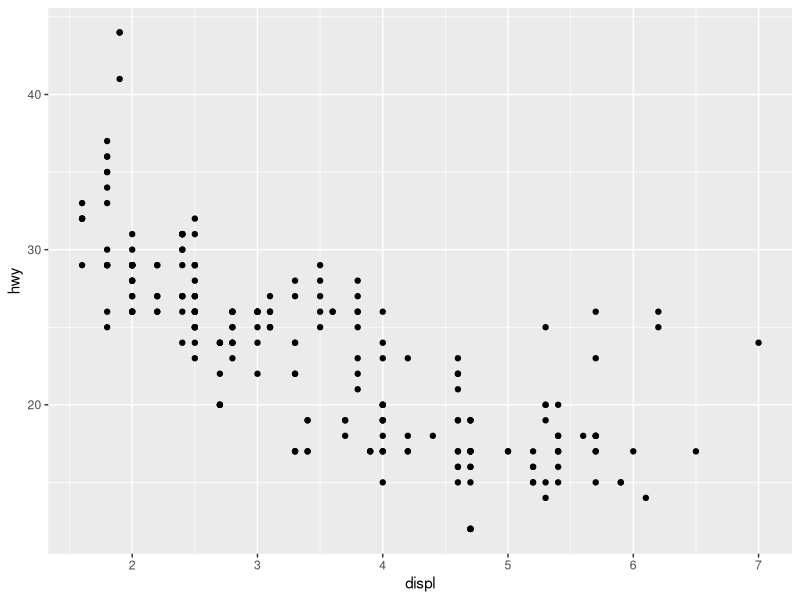
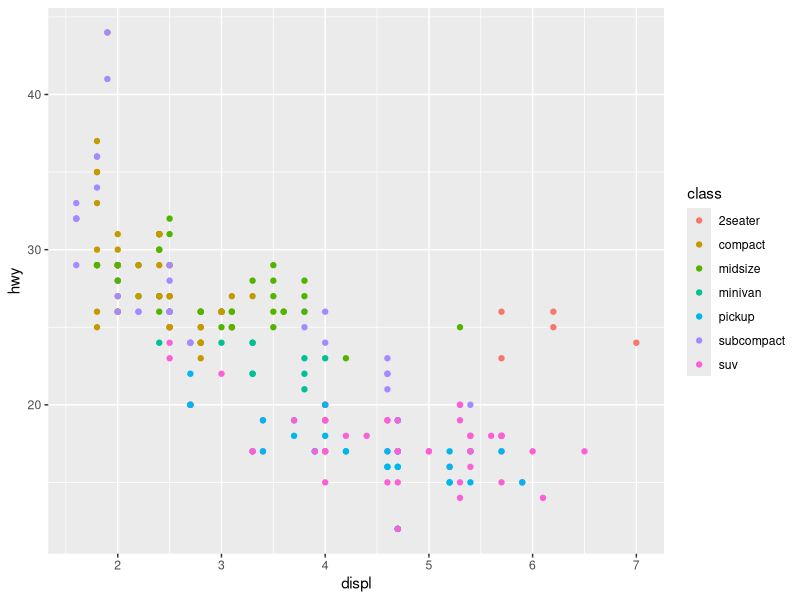
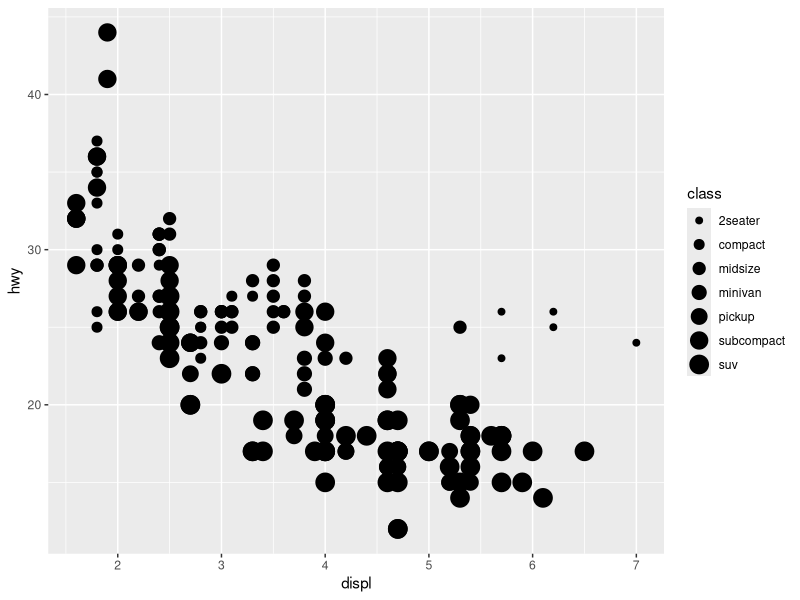
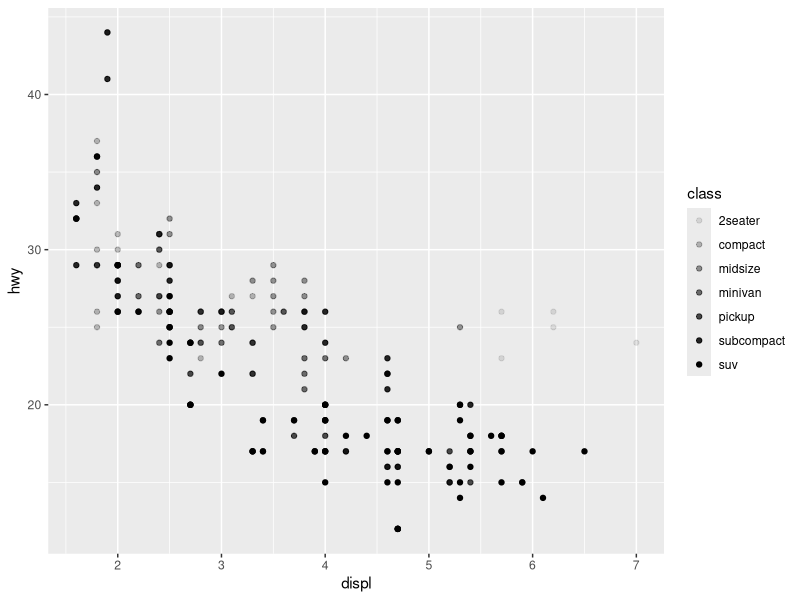
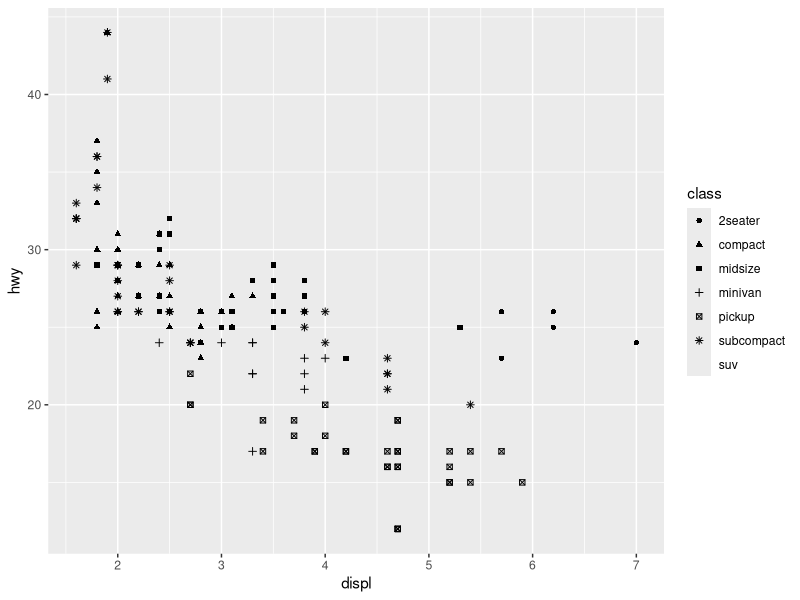
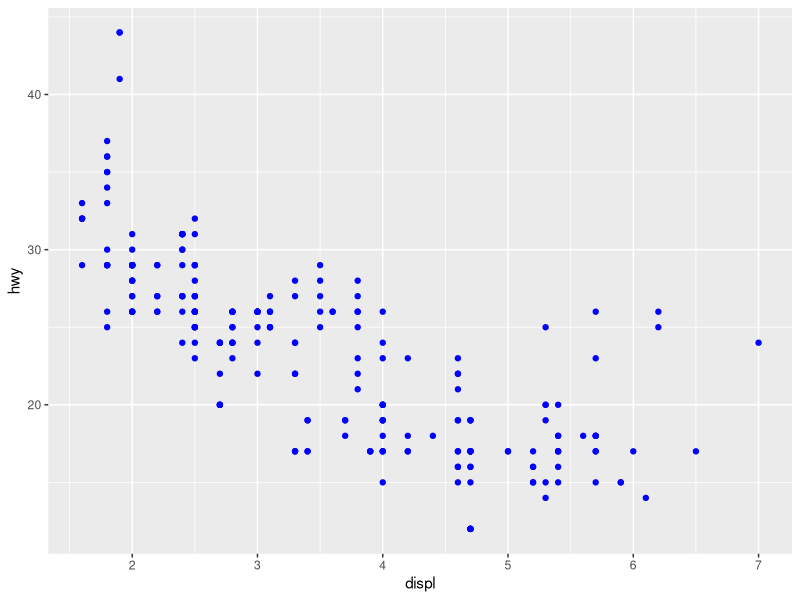
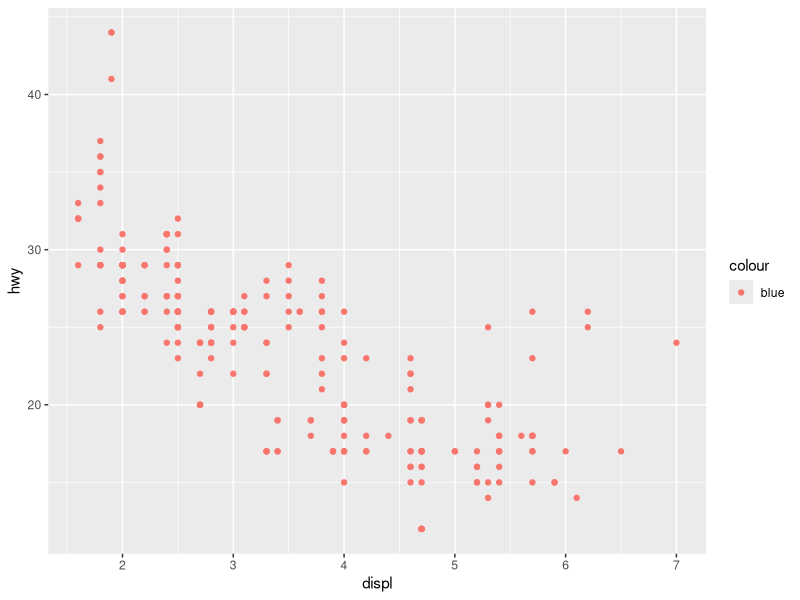
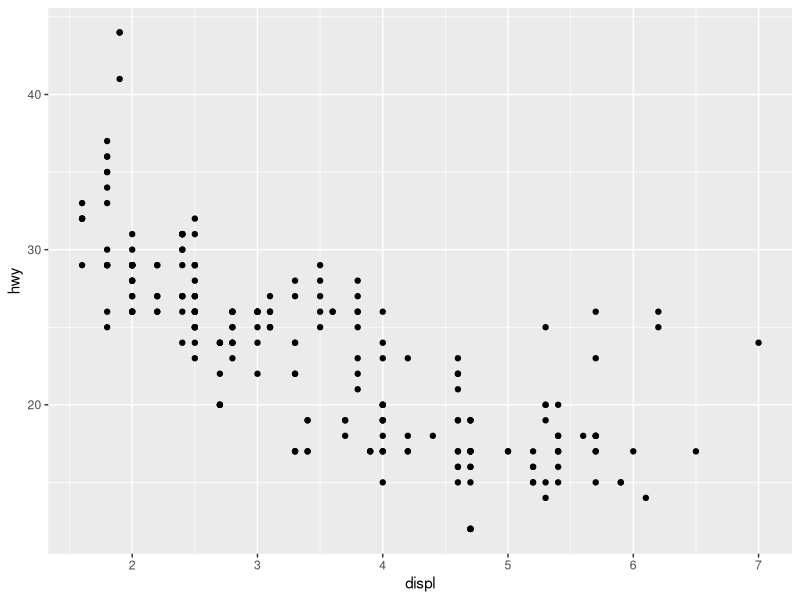

The R script that drew these images, in order:
#install.packages("tidyverse")
library(tidyverse)
#package::function()
#ggplot2::ggplot()


#Let’s use our first graph to answer a question:
#Do cars with big engines use more fuel than cars with small engines?
#You probably already have an answer, but try to make your answer precise.
#What does the relationship between engine size and fuel efficiency look like?
#Is it positive? Negative? Linear? Nonlinear?
mpg
#to know more about the dataset
?mpg

#plot
ggplot(data = mpg) + 
  geom_point(mapping = aes(x = displ, y = hwy))

#The plot shows a negative relationship between engine size (displ) and fuel efficiency (hwy).
#In other words, cars with big engines use more fuel.



#syntax
#ggplot(data = <DATA>) + 
#  <GEOM_FUNCTION>(mapping = aes(<MAPPINGS>))




#-------------------------------------------------------------------------------------------
#“The greatest value of a picture is when it forces us to notice what we never expected to see.” — John Tukey
#--------------------------------------------------------------------------------------------
#Aesthetics
ggplot(data = mpg) + 
  geom_point(mapping = aes(x = displ, y = hwy, color = class))

#ggplot2 will automatically assign a unique level of the aesthetic (here a unique color) 
#to each unique value of the variable, a process known as scaling. 
#ggplot2 will also add a legend that explains which levels correspond to which values.






#In the above example, we mapped class to the color aesthetic, but we could have mapped class to the size
#aesthetic in the same way. In this case, the exact size of each point would reveal its class affiliation. 
#We get a warning here, because mapping an unordered variable (class) to an ordered aesthetic (size) is not
#a good idea.

ggplot(data = mpg) + 
  geom_point(mapping = aes(x = displ, y = hwy, size = class))

#Or we could have mapped class to the alpha aesthetic, which controls the transparency of the points, 
#or to the shape aesthetic, which controls the shape of the points.

# based on transparency
ggplot(data = mpg) + 
  geom_point(mapping = aes(x = displ, y = hwy, alpha = class))

# based on shapes
ggplot(data = mpg) + 
  geom_point(mapping = aes(x = displ, y = hwy, shape = class))
#SUV gone

# set the aesthetic properties of your geom manually
ggplot(data = mpg) + 
  geom_point(mapping = aes(x = displ, y = hwy), color = "blue")

#Here, the color doesn’t convey information about a variable, 
#but only changes the appearance of the plot. To set an aesthetic manually, 
#set the aesthetic by name as an argument of your geom function; i.e. it goes outside of aes().




#Exercises
#What is wrong here?????
ggplot(data = mpg) + 
  geom_point(mapping = aes(x = displ, y = hwy, color = "blue"))


#What happens if you map an aesthetic to something other than a variable name, like aes(colour = displ < 5)? 
#What happens if you map the same variable to multiple aesthetics?



#---------------------------------------------------------------------------------------------
#Geometric Objects
#A geom is the geometrical object that a plot uses to represent data. 
#People often describe plots by the type of geom that the plot uses. 
#For example, bar charts use bar geoms, line charts use line geoms, 
#boxplots use boxplot geoms, and so on. Scatterplots break the trend; they use the point geom.


ggplot(data = mpg) + 
  geom_point(mapping = aes(x = displ, y = hwy))


#smooth line fitted to the data
ggplot(data = mpg) + 
  geom_smooth(mapping = aes(x = displ, y = hwy))

#Every geom function in ggplot2 takes a mapping argument. 
#However, not every aesthetic works with every geom. You could set the shape of a point, 
#but you couldn’t set the “shape” of a line. On the other hand, you could set the linetype of a line. 
#geom_smooth() will draw a different line, with a different linetype, for each unique value of the 
#variable that you map to linetype.



ggplot(data = mpg) + 
  geom_smooth(mapping = aes(x = displ, y = hwy, linetype = drv))


#Here geom_smooth() separates the cars into three lines based on their drv value, 
#which describes a car’s drivetrain. One line describes all of the points with a 4 value, 
#one line describes all of the points with an f value, and one line describes all of the points with an r 
#value. Here, 4 stands for four-wheel drive, f for front-wheel drive, and r for rear-wheel drive.




ggplot(data = mpg) +
  geom_smooth(mapping = aes(x = displ, y = hwy))

ggplot(data = mpg) +
  geom_smooth(mapping = aes(x = displ, y = hwy, group = drv))

ggplot(data = mpg) +
  geom_smooth(
    mapping = aes(x = displ, y = hwy, color = drv),
    show.legend = FALSE
  )





#To display multiple geoms in the same plot, add multiple geom functions to ggplot():
ggplot(data = mpg) + 
  geom_point(mapping = aes(x = displ, y = hwy)) +
  geom_smooth(mapping = aes(x = displ, y = hwy))


#This, however, introduces some duplication in our code. 
#Imagine if you wanted to change the y-axis to display cty instead of hwy. 
#You’d need to change the variable in two places, and you might forget to update one. 
#You can avoid this type of repetition by passing a set of mappings to ggplot(). ggplot2 will 
#treat these mappings as global mappings that apply to each geom in the graph. 
#In other words, this code will produce the same plot as the previous code:

ggplot(data = mpg, mapping = aes(x = displ, y = hwy)) + 
  geom_point() + 
  geom_smooth()



#If you place mappings in a geom function, ggplot2 will treat them as local mappings for the layer. 
#It will use these mappings to extend or overwrite the global mappings for that layer only. 
#This makes it possible to display different aesthetics in different layers.


ggplot(data = mpg, mapping = aes(x = displ, y = hwy)) + 
  geom_point(mapping = aes(color = class)) + 
  geom_smooth()





#You can use the same idea to specify different data for each layer. 
#Here, our smooth line displays just a subset of the mpg dataset, 
#the subcompact cars. The local data argument in geom_smooth() overrides 
#the global data argument in ggplot() for that layer only.


ggplot(data = mpg, mapping = aes(x = displ, y = hwy)) + 
  geom_point(mapping = aes(color = class)) + 
  geom_smooth(data = filter(mpg, class == "subcompact"), se = FALSE)


#Exercises
#1) What geom would you use to draw a line chart? A boxplot? A histogram? An area chart?
  
#2) Run this code in your head and predict what the output will look like. 
#Then, run the code in R and check your predictions.

#ggplot(data = mpg, mapping = aes(x = displ, y = hwy, color = drv)) + 
 # geom_point() + 
  #geom_smooth(se = FALSE)


#3) What does show.legend = FALSE do? What happens if you remove it?
  
#4) What does the se argument to geom_smooth() do?
  
#5) Will these two graphs look different? Why/why not?
  
#first
  ggplot(data = mpg, mapping = aes(x = displ, y = hwy)) + 
  geom_point() + 
  geom_smooth()

#second
ggplot() + 
  geom_point(data = mpg, mapping = aes(x = displ, y = hwy)) + 
  geom_smooth(data = mpg, mapping = aes(x = displ, y = hwy))
